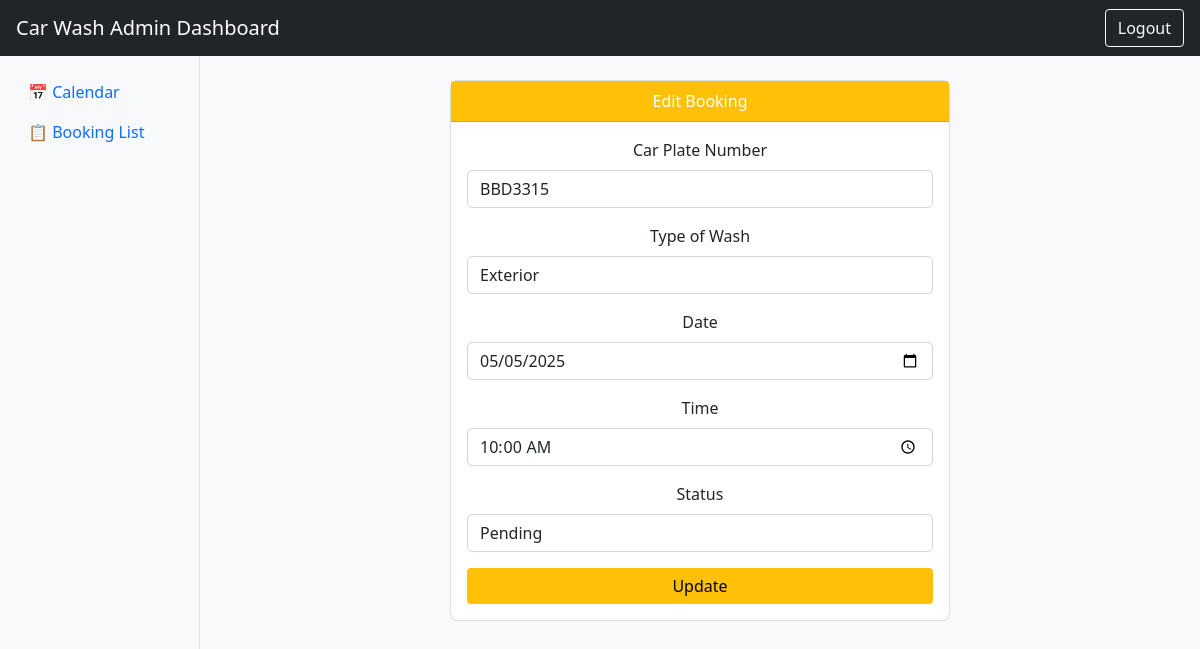
Page /admin/booking/edit/109 (signed in) on the committed database.
### app/models.py (models this page shows, shortened)
class Booking(db.Model):
    id = db.Column(db.Integer, primary_key=True)
    name = db.Column(db.String(100), nullable=False)
    contact_number = db.Column(db.String(20), nullable=False)  # Added field
    car_plate = db.Column(db.String(15), nullable=False)      # Added field
    car_type = db.Column(db.String(50), nullable=False)
    wash_type = db.Column(db.String(50), nullable=False)
    date = db.Column(db.Date, nullable=False)                 # Changed to Date type
    time = db.Column(db.Time, nullable=False)                 # Changed to Time type
    status = db.Column(db.String(20), default="Pending")
    created_at = db.Column(db.DateTime, default=datetime.now(timezone.utc))  # Added for tracking

### app/views/admin.py (the view, shortened to what this page needs)
@admin.route("/booking/edit/<int:booking_id>", methods=["GET", "POST"])
@login_required
def edit_booking(booking_id):
    booking = Booking.query.get_or_404(booking_id)
    form = AdminBookingForm(obj=booking)  # Use AdminBookingForm instead of BookingForm
    return render_template("edit_booking.html", form=form, booking=booking)

### app/forms.py
class AdminBookingForm(FlaskForm):
    name = StringField("Customer Name", validators=[DataRequired(), Length(min=2, max=100)])
    contact_number = StringField(
        "Contact Number",
        validators=[
            DataRequired(),
            Length(min=7, max=7, message="Contact number must be exactly 7 digits."),
            Regexp(r"^\d{7}$", message="Contact number must contain only digits (0-9)."),
        ],
    )
    car_plate = StringField("Car Plate Number", validators=[DataRequired(), Length(min=2, max=20)])
    car_type = SelectField("Car Type", choices=[("SUV", "SUV"), ("Sedan", "Sedan"), ("Truck", "Truck")])
    wash_type = SelectField(
        "Type of Wash",
        choices=[
            ("Exterior", "Exterior"),
            ("Interior + Exterior", "Interior + Exterior"),
            ("Polish", "Polish"),
        ],
    )
    date = DateField("Date", validators=[DataRequired()])
    time = TimeField("Time", validators=[DataRequired()])
    status = SelectField(
        "Status",
        choices=[("Pending", "Pending"), ("Completed", "Completed"), ("Cancelled", "Cancelled")],
        validators=[DataRequired()],
    )
    submit = SubmitField("Save Changes")

### app/views/admin.py (called while the page is built)
@login_manager.user_loader
def load_user(user_id):
    return Admin.query.get(int(user_id))

### app/templates/edit_booking.html (shortened to what this page needs)
{% extends 'admin_base.html' %}
{% block content %}
<div class="card mx-auto" style="max-width: 500px;">
    <div class="card-header bg-warning text-white">Edit Booking</div>
    <div class="card-body">
        <form method="POST">
            <div class="mb-3">
                {{ form.car_plate.label(class="form-label") }}
                {{ form.car_plate(class="form-control") }}
            </div>
            <div class="mb-3">
                {{ form.wash_type.label(class="form-label") }}
                {{ form.wash_type(class="form-control") }}
            </div>
            <div class="mb-3">
                {{ form.date.label(class="form-label") }}
                {{ form.date(class="form-control") }}
            </div>
            <div class="mb-3">
                {{ form.time.label(class="form-label") }}
                {{ form.time(class="form-control") }}
            </div>
            <div class="mb-3">
                {{ form.status.label(class="form-label") }}
                {{ form.status(class="form-control") }}
            </div>
            <button type="submit" class="btn btn-warning w-100">Update</button>
        </form>
    </div>
</div>
{% endblock %}

### app/static/styles.css (style rules this page uses)
body { background-color: #f8f9fa; }
form .form-control { border-radius: 5px; }
.btn-warning { background-color: #ffc107; border: none; }
.card { border-radius: 8px; text-align: center; }

### rows in the picture
Booking: car_plate "BBD3315", wash_type "Exterior", date "05/05/2025", time "10:00", status "Pending"
